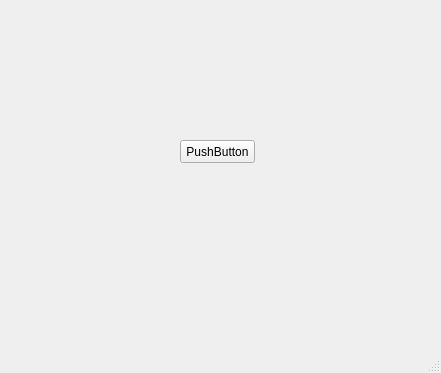
<?xml version="1.0" encoding="UTF-8"?>
<ui version="4.0">
 <class>MainWindow</class>
 <widget class="QMainWindow" name="MainWindow">
  <property name="geometry">
   <rect>
    <x>0</x>
    <y>0</y>
    <width>441</width>
    <height>373</height>
   </rect>
  </property>
  <property name="windowTitle">
   <string>MainWindow</string>
  </property>
  <widget class="QWidget" name="centralwidget">
   <widget class="QPushButton" name="pushButton_2">
    <property name="geometry">
     <rect>
      <x>180</x>
      <y>140</y>
      <width>75</width>
      <height>23</height>
     </rect>
    </property>
    <property name="text">
     <string>PushButton</string>
    </property>
   </widget>
  </widget>
  <widget class="QMenuBar" name="menubar">
   <property name="geometry">
    <rect>
     <x>0</x>
     <y>0</y>
     <width>441</width>
     <height>21</height>
    </rect>
   </property>
  </widget>
  <widget class="QStatusBar" name="statusbar"/>
 </widget>
 <resources/>
 <connections>
  <connection>
   <sender>pushButton_2</sender>
   <signal>clicked()</signal>
   <receiver>MainWindow</receiver>
   <slot>slot1()</slot>
   <hints>
    <hint type="sourcelabel">
     <x>224</x>
     <y>170</y>
    </hint>
    <hint type="destinationlabel">
     <x>180</x>
     <y>78</y>
    </hint>
   </hints>
  </connection>
 </connections>
 <slots>
  <slot>slot1()</slot>
 </slots>
</ui>
